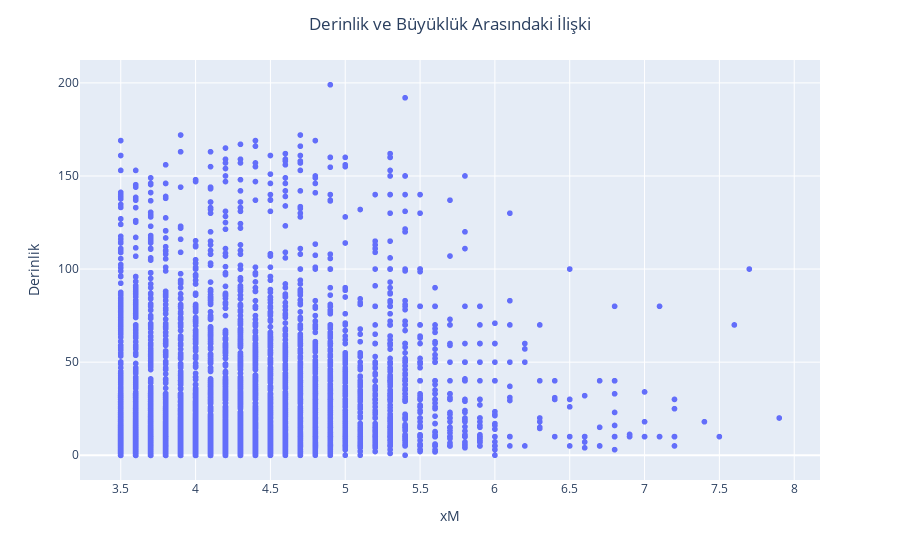

Here is the notebook cell this chart was saved with:
### Code cell
fig = px.scatter(df, x='xM', y='Derinlik')
fig.update_layout(title='Derinlik ve Büyüklük Arasındaki İlişki', title_x=0.5)
fig.show()

### Figure 1 — Plotly figure (JSON) as saved in the notebook; plotly's stock layout.template omitted (floating-point values rounded to 4 significant figures; data arrays with more than 128 entries replaced by an {"elided": "..."} marker saying what was removed)
{"data": [{"hovertemplate": "xM=%{x}<br>Derinlik=%{y}<extra></extra>", "legendgroup": "", "marker": {"color": "#636efa", "symbol": "circle"}, "mode": "markers", "name": "", "showlegend": false, "type": "scattergl", "x": {"elided": "17369 float values"}, "xaxis": "x", "y": {"elided": "17369 float values"}, "yaxis": "y"}], "layout": {"legend": {"tracegroupgap": 0}, "margin": {"t": 60}, "title": {"text": "Derinlik ve Büyüklük Arasındaki İlişki", "x": 0.5}, "xaxis": {"anchor": "y", "domain": [0, 1], "title": {"text": "xM"}}, "yaxis": {"anchor": "x", "domain": [0, 1], "title": {"text": "Derinlik"}}}}
